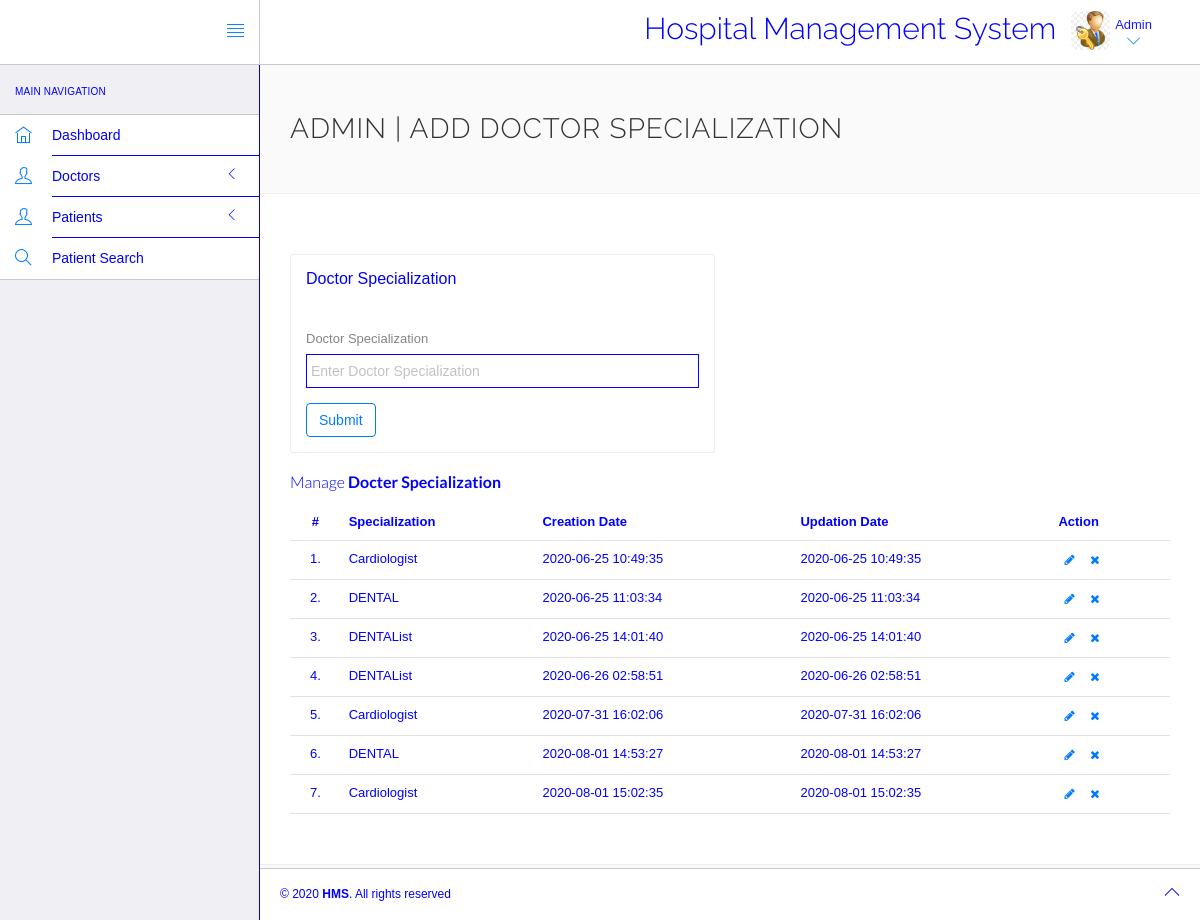
Page /login/admin/doctor-specilization.php (signed in) on the earlier database version.
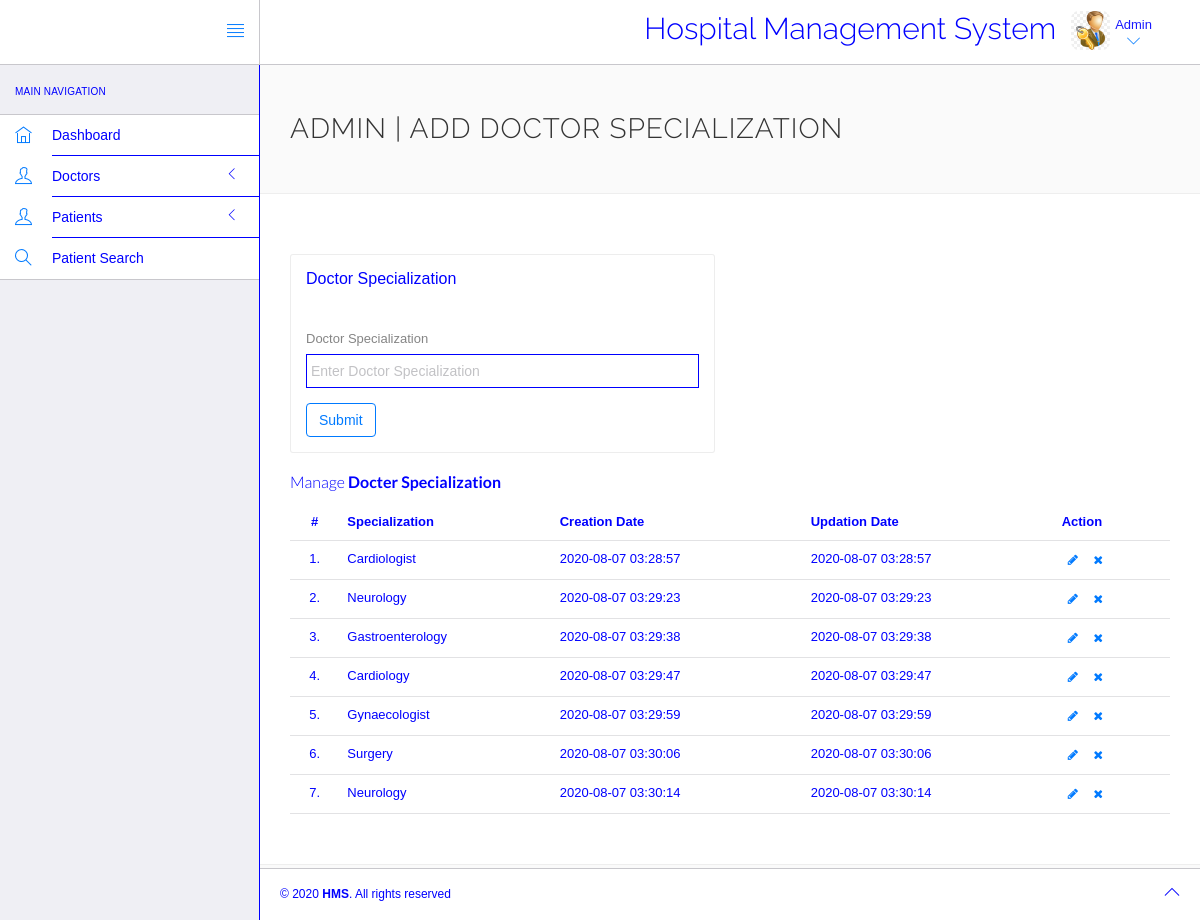
Same page on the later database version.
### tables this page shows
CREATE TABLE `doctorspecilization` (
  `id` int(11) NOT NULL,
  `specilization` varchar(25) DEFAULT NULL,
  `creationDate` timestamp NULL DEFAULT current_timestamp(),
  `updationDate` timestamp NULL DEFAULT current_timestamp()
);

### login/admin/doctor-specilization.php (the view, shortened to what this page needs)
<?php
include('include/config.php');
?>
<!DOCTYPE html>
<html lang="en">
	<head>
		<link rel="stylesheet" href="vendor/bootstrap/css/bootstrap.min.css">
		<link rel="stylesheet" href="vendor/fontawesome/css/font-awesome.min.css">
		<link rel="stylesheet" href="vendor/themify-icons/themify-icons.min.css">
		<link rel="stylesheet" href="assets/css/styles.css">
		<link rel="stylesheet" href="assets/css/plugins.css">
		<link rel="stylesheet" href="assets/css/themes/theme-1.css" id="skin_color" />
	</head>
	<body>
		<div id="app">
			<div class="sidebar app-aside" id="sidebar">
				<div class="sidebar-container perfect-scrollbar">
					<nav>
						<div class="navbar-title">
							<span>Main Navigation</span>
						</div>
						<ul class="main-navigation-menu">
						<li>
								<a href="dashboard.php">
									<div class="item-content">
										<div class="item-media">
											<i class="ti-home"></i>
										</div>
										<div class="item-inner">
											<span class="title"> Dashboard </span>
										</div>
									</div>
								</a>
							</li>
							<li>
								<a href="javascript:void(0)">
									<div class="item-content">
										<div class="item-media">
											<i class="ti-user"></i>
										</div>
										<div class="item-inner">
											<span class="title"> Doctors </span><i class="icon-arrow"></i>
										</div>
									</div>
								</a>
								</li>
								<li>
								<a href="javascript:void(0)">
									<div class="item-content">
										<div class="item-media">
											<i class="ti-user"></i>
										</div>
										<div class="item-inner">
											<span class="title"> Patients </span><i class="icon-arrow"></i>
										</div>
									</div>
								</a>
								</li>
								<li>
								<a href="patient-search.php">
									<div class="item-content">
										<div class="item-media">
											<i class="ti-search"></i>
										</div>
										<div class="item-inner">
											<span class="title"> Patient Search </span>
										</div>
									</div>
								</a>
							</li>
						</ul>
					</nav>
					</div>
			</div>
			<div class="app-content">
				<header class="navbar navbar-default navbar-static-top">
					<div class="navbar-header">
						<a href="#" class="sidebar-toggler pull-right visible-md visible-lg" data-toggle-class="app-sidebar-closed" data-toggle-target="#app">
							<i class="ti-align-justify"></i>
						</a>
					</div>
					<div class="navbar-collapse collapse">
						<ul class="nav navbar-right">
								<li  style="padding-top:2% ">
								<h2>Hospital Management System</h2>
							</li>
							<li class="dropdown current-user">
								<a href class="dropdown-toggle" data-toggle="dropdown">
									<img src="assets/images/system-administrator-png-system-administrator-logo-system-administrator-png-260_260.jpg" > <span class="username">Admin<i class="ti-angle-down"></i></i></span>
								</a>
							</li>
						</ul>
					</div>
				</header>
				<div class="main-content" >
					<div class="wrap-content container" id="container">
						<section id="page-title">
							<div class="row">
								<div class="col-sm-8">
									<h1 class="mainTitle">Admin | Add Doctor Specialization</h1>
																	</div>
							</div>
						</section>
						<div class="container-fluid container-fullw bg-white">
							<div class="row">
								<div class="col-md-12">
									<div class="row margin-top-30">
										<div class="col-lg-6 col-md-12">
											<div class="panel panel-white">
												<div class="panel-heading">
													<h5 class="panel-title">Doctor Specialization</h5>
												</div>
												<div class="panel-body">
													<form role="form" name="dcotorspcl" method="post" >
														<div class="form-group">
															<label for="exampleInputEmail1">
																Doctor Specialization
															</label>
							<input type="text" name="doctorspecilization" class="form-control"  placeholder="Enter Doctor Specialization">
														</div>
														<button type="submit" name="submit" class="btn btn-o btn-primary">Submit</button>
													</form>
												</div>
											</div>
										</div>
									</div>
									<div class="row">
								<div class="col-md-12">
									<h5 class="over-title margin-bottom-15">Manage <span class="text-bold">Docter Specialization</span></h5>
									<table class="table table-hover" id="sample-table-1">
										<thead>
											<tr>
												<th class="center">#</th>
												<th>Specialization</th>
												<th class="hidden-xs">Creation Date</th>
												<th>Updation Date</th>
												<th>Action</th>
											</tr>
										</thead>
										<tbody>
<?php
$sql=mysqli_query($con,"select * from doctorSpecilization");
$cnt=1;
while($row=mysqli_fetch_array($sql))
{
?>
											<tr>
												<td class="center"><?php echo $cnt;?>.</td>
												<td class="hidden-xs"><?php echo $row['specilization'];?></td>
												<td><?php echo $row['creationDate'];?></td>
												<td><?php echo $row['updationDate'];?>
												</td>
												<td >
												<div class="visible-md visible-lg hidden-sm hidden-xs">
							<a href="edit-doctor-specialization.php?id=<?php echo $row['id'];?>" class="btn btn-transparent btn-xs" tooltip-placement="top" tooltip="Edit"><i class="fa fa-pencil"></i></a>
	<a href="doctor-specilization.php?id=<?php echo $row['id']?>&del=delete" onClick="return confirm('Are you sure you want to delete?')"class="btn btn-transparent btn-xs tooltips" tooltip-placement="top" tooltip="Remove"><i class="fa fa-times fa fa-white"></i></a>
												</div>
												</td>
											</tr>
											<?php
											$cnt=$cnt+1;
											 }?>
										</tbody>
									</table>
								</div>
							</div>
								</div>
							</div>
						</div>
					</div>
				</div>
			</div>
		<footer>
				<div class="footer-inner">
					<div class="pull-left">
						&copy; <span class="current-year"></span><span class="text-bold text-uppercase"> HMS</span>. <span>All rights reserved</span>
					</div>
					<div class="pull-right">
						<span class="go-top"><i class="ti-angle-up"></i></span>
					</div>
				</div>
			</footer>
					</div>
	</body>
</html>

### login/admin/assets/css/plugins.css (style rules this page uses)
.perfect-scrollbar { overflow-y: hidden !important; }

### login/admin/assets/css/themes/theme-1.css (style rules this page uses)
body { background: #FAFAFA; }
header .navbar-header { background: #ffffff !important; border-right-color: #c8c7cc !important; border-bottom-color: #c8c7cc !important; }
header .navbar-header .sidebar-toggler, header .navbar-header .sidebar-mobile-toggler { color: #007aff !important; }
header .navbar-collapse { background: #ffffff !important; border-bottom-color: #c8c7cc !important; box-shadow: none !important; }
header .navbar-collapse .navbar-right > li > a { color: blue; }
header .navbar-collapse .navbar-right > li > a i { color: #007aff !important; }
#sidebar { background: #EFEFF4 !important; }
#sidebar:before { border-right-width: "1px" !important; border-right-style: solid; border-right-color: #c8c7cc !important; }
#sidebar nav { border-right-width: "1px" !important; border-right-style: solid; border-right-color:blue !important; }
#sidebar nav .navbar-title { color:blue; }
#sidebar nav > ul { background: #ffffff !important; border-bottom-color: #c8c7cc !important; border-top-color: #c8c7cc !important; }
#sidebar nav > ul > li > a .item-media > i { color: #007aff !important; }
#sidebar nav > ul > li > a .item-inner { color:blue!important; border-bottom-color:blue; }
#app > footer { background: #ffffff !important; border-top-color: #c8c7cc !important; color: blue; }

Differences in the rows shown:
removed doctorspecilization: specilization "Cardiologist", creationDate "2020-06-25 10:49:35", updationDate "2020-06-25 10:49:35"
removed doctorspecilization: specilization "DENTAL", creationDate "2020-06-25 11:03:34", updationDate "2020-06-25 11:03:34"
removed doctorspecilization: specilization "DENTAList", creationDate "2020-06-25 14:01:40", updationDate "2020-06-25 14:01:40"
removed doctorspecilization: specilization "DENTAList", creationDate "2020-06-26 02:58:51", updationDate "2020-06-26 02:58:51"
removed doctorspecilization: specilization "Cardiologist", creationDate "2020-07-31 16:02:06", updationDate "2020-07-31 16:02:06"
removed doctorspecilization: specilization "DENTAL", creationDate "2020-08-01 14:53:27", updationDate "2020-08-01 14:53:27"
removed doctorspecilization: specilization "Cardiologist", creationDate "2020-08-01 15:02:35", updationDate "2020-08-01 15:02:35"
added doctorspecilization: specilization "Cardiologist", creationDate "2020-08-07 03:28:57", updationDate "2020-08-07 03:28:57"
added doctorspecilization: specilization "Neurology", creationDate "2020-08-07 03:29:23", updationDate "2020-08-07 03:29:23"
added doctorspecilization: specilization "Gastroenterology", creationDate "2020-08-07 03:29:38", updationDate "2020-08-07 03:29:38"
added doctorspecilization: specilization "Cardiology", creationDate "2020-08-07 03:29:47", updationDate "2020-08-07 03:29:47"
added doctorspecilization: specilization "Gynaecologist", creationDate "2020-08-07 03:29:59", updationDate "2020-08-07 03:29:59"
added doctorspecilization: specilization "Surgery", creationDate "2020-08-07 03:30:06", updationDate "2020-08-07 03:30:06"
added doctorspecilization: specilization "Neurology", creationDate "2020-08-07 03:30:14", updationDate "2020-08-07 03:30:14"
